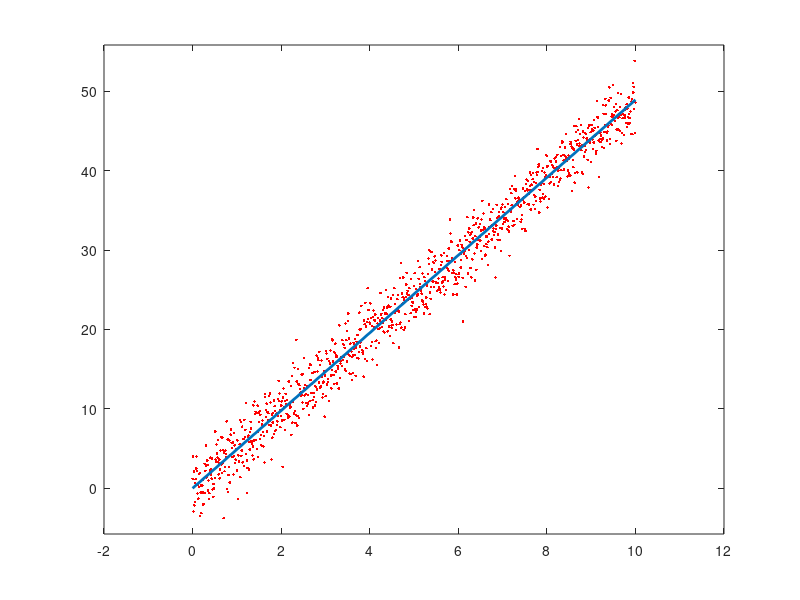

The MATLAB script that drew this image:
clear all;
clc;

%% PARAMETEREK
N=1000;      %pontok szama
maxslope=10; %maximalis meredekseg
sn=2;        %additiv Gauss-zaj szorasa

%% PONTOK GENERALASA
x=linspace(0,10,N);
m=maxslope*rand()
y=m*x+randn(1,N)*sn;
figure(1);
plot(x,y,'r.');
axis([min(x)-2 max(x)+2 min(y)-2 max(y)+2]);

%% AUTOKORRELACIOS MATRIX SZAMITASA
R=zeros(2,2);
for ii=1:N
    R=R+[x(ii) ; y(ii)]*[x(ii)  y(ii)]/N;
end

%% LEGNAGYOBB SAJATERTEKHEZ TARTOZO SAJATVEKTOR KERESESE
[v,l]=eig(R);
[lmax,I]=max(diag(l));
v1=v(:,I);
v1=v1/v1(1)*max(x);
figure(1);
hold on;
plot([0 v1(1)],[0 v1(2)],'LineWidth',2);
hold off;
m_est=v1(2)/v1(1)
